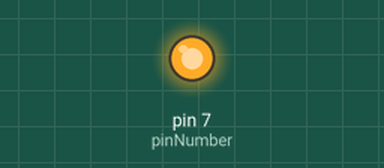
Bench run of a program on a simulated Arduino Uno, built with avr-gcc and run on an emulated ATmega328P. On the bench: output pins drawn as LEDs (lit = HIGH).

Above: at 0.5 s.
At 4.2 s:
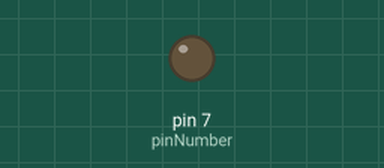
Timing chart, 0 to 5.9 s (numbered marks = the images above):
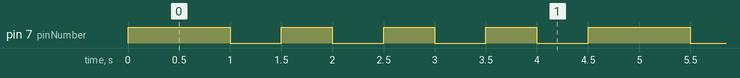

The program:

main.cpp
```cpp
#include <Arduino.h>

void setup()
{
  // Set which
  pinMode(7, OUTPUT);
}

void loop()
{
  uint8_t pinNumber = 7;
  // put your main code here, to run repeatedly:
  digitalWrite(pinNumber, HIGH); // on

  delay(1000);

  digitalWrite(pinNumber, LOW); // off

  delay(500);

  digitalWrite(pinNumber, HIGH); // on

  delay(500);

  digitalWrite(pinNumber, LOW); // off

  delay(500);

  digitalWrite(pinNumber, HIGH); // on

  delay(500);

  digitalWrite(pinNumber, LOW); // off

  delay(500);

  digitalWrite(pinNumber, HIGH); // on

  delay(500);

  digitalWrite(pinNumber, LOW); // off

  delay(500);
}
```

Measured:
- by itself, pin 7 (pinNumber): repeats every 4.5 s: 3 × (LOW 0.50 s, HIGH 0.50 s), LOW 0.50 s, HIGH 1.0 s
- by itself, everything shown: repeats every 4.5 s, in 8 steps
